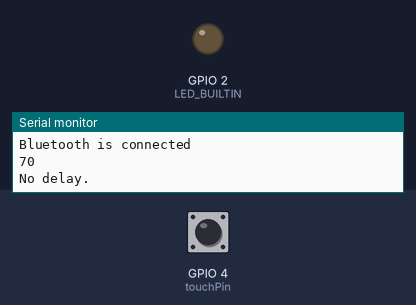
A sketch run on a simulated ESP32. Shown: output pins drawn as LEDs (lit = HIGH), the last lines printed to the serial monitor. Dashed ring = blinking. The test bench sets the inputs (shaded band); at power-on: GPIO 4 (touchPin) HIGH. USB keyboard and mouse output is not drawn.

Above: at 1.2 s.
1.3 s: GPIO 4 (touchPin) pulled LOW for 1 s
At 1.8 s:
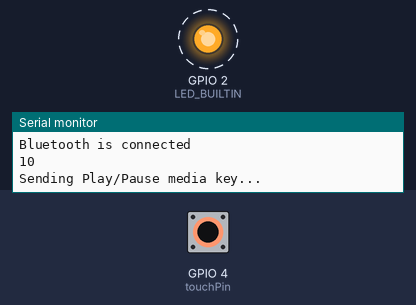
4.1 s: GPIO 4 (touchPin) pulled LOW for 3.2 s
At 4.6 s:
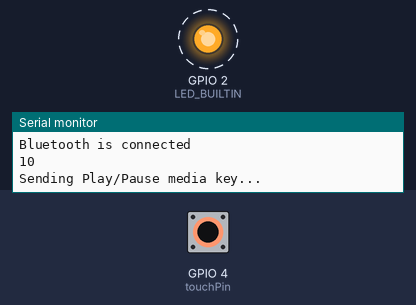
Timing chart, 0 to 9.0 s (numbered marks = the images above; inputs shaded):
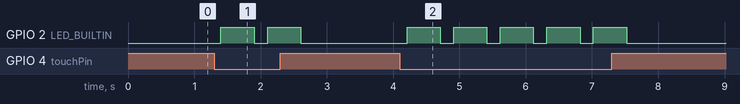

The sketch:

bluetooth_play__pause.ino
```cpp
/**
 * This example turns the ESP32 into a Bluetooth to control media of onging bluetooth device
 */
#include <BleKeyboard.h>

BleKeyboard bleKeyboard;
const int threshold = 17;
const int touchPin = 4;

void setup() {
  Serial.begin(115200);
  Serial.println("Starting BLE work!");
  pinMode(LED_BUILTIN, OUTPUT);
  bleKeyboard.begin();

}

void loop() {
  if(bleKeyboard.isConnected()){
    Serial.println("Bluetooth is connected");
    int touch_val = touchRead(touchPin);
    Serial.println(touch_val);
    if(touch_val <  threshold ){
    digitalWrite(LED_BUILTIN, HIGH);
    Serial.println("Sending Play/Pause media key...");
    bleKeyboard.write(KEY_MEDIA_PLAY_PAUSE);
    delay(500);
    digitalWrite(LED_BUILTIN, LOW);
    }
  }
  digitalWrite(LED_BUILTIN, LOW);

  Serial.println("No delay.");
  delay(200);
}
```

Measured:
- after the input at 1.3 s, GPIO 2 (LED_BUILTIN): alternates HIGH for 0.50 s and LOW for 0.20 s, 4 changes in all, then stays LOW, starting after 0.10 s
- after the input at 4.1 s, GPIO 2 (LED_BUILTIN): alternates HIGH for 0.50 s and LOW for 0.20 s, 10 changes in all, then stays LOW, starting after 0.11 s
